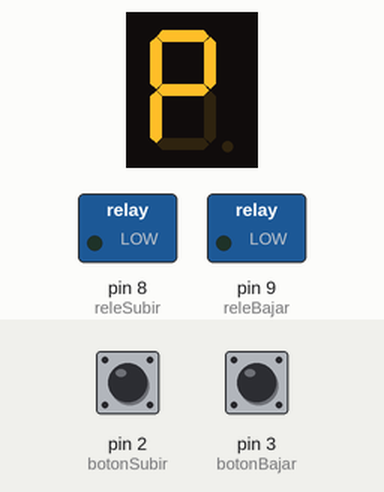
A sketch run on a simulated Arduino Uno, built with avr-gcc and run on an emulated ATmega328P. On the bench: 1-digit seven-segment display, switched loads named in the sketch (green lamp = pin HIGH). Wiring (inferred from the names in the program): 1-digit 7-segment display, segments lit when HIGH: segments pin 4, pin 5, pin 6, pin 7, pin 10, pin 11, pin 12. The test bench sets the inputs (shaded band); at power-on: pin 2 (botonSubir) HIGH, pin 3 (botonBajar) HIGH. The segment pins are drawn as the display they are named for; pins used as bus, display or sensor lines are not drawn.

Above: at 1.2 s.
1.3 s: pin 2 (botonSubir) pulled LOW for 0.15 s
At 4.35 s:
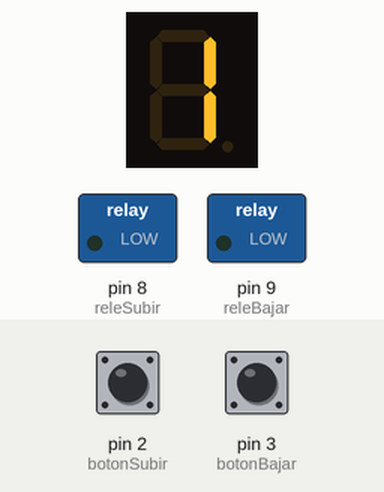
4.4 s: pin 3 (botonBajar) pulled LOW for 0.15 s
At 5.4 s:
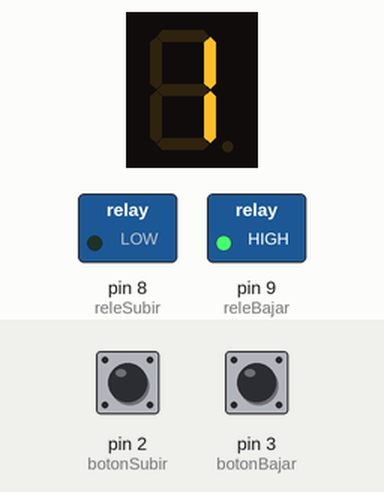
7.5 s: pin 2 (botonSubir) pulled LOW for 1 s
At 8.9 s:
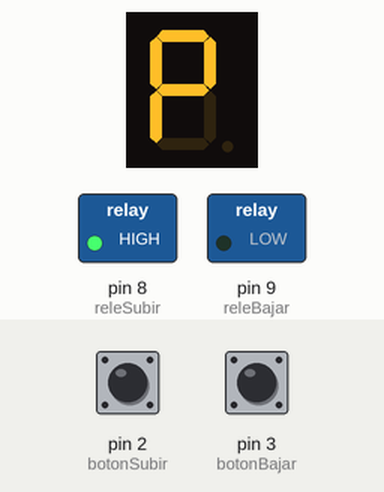
11.5 s: pin 2 (botonSubir) pulled LOW for 0.15 s
At 12.0 s:
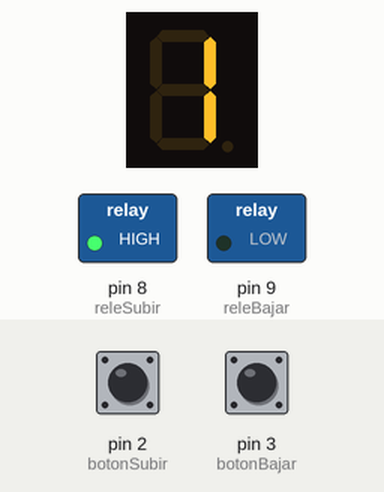
14.6 s: pin 3 (botonBajar) pulled LOW for 1 s
At 15.5 s:
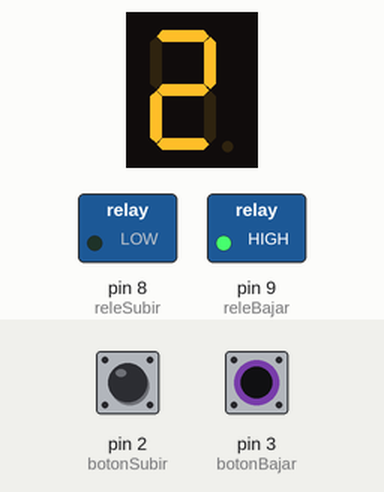
18.6 s: pin 3 (botonBajar) pulled LOW for 3.2 s
At 19.8 s:
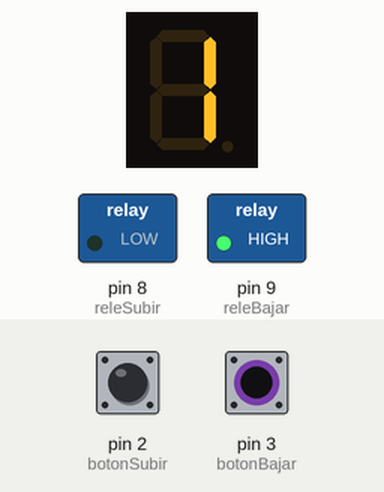
Timing chart, 0 to 23.1 s (numbered marks = the images above; inputs shaded):
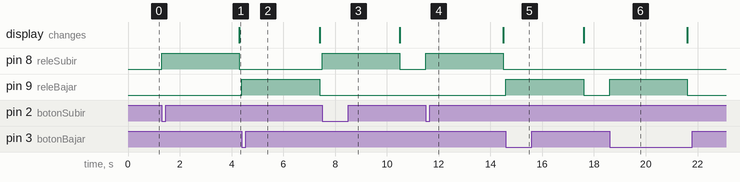

The sketch:

Elevador.ino
```cpp
// Botones
const int botonSubir = 2;
const int botonBajar = 3;

// Relevadores
const int releSubir = 8;
const int releBajar = 9;

// Display
const int segmentos[7] = {4,5,6,7,10,11,12};

// Estado
int pisoActual = 0;

// Control de botones (estado anterior)
bool estadoAnteriorSubir = HIGH;
bool estadoAnteriorBajar = HIGH;

// Tiempo de movimiento
const int tiempoMovimiento = 3000;

void setup() {
  pinMode(botonSubir, INPUT_PULLUP);
  pinMode(botonBajar, INPUT_PULLUP);

  pinMode(releSubir, OUTPUT);
  pinMode(releBajar, OUTPUT);

  for(int i=0; i<7; i++){
    pinMode(segmentos[i], OUTPUT);
  }

  mostrarPiso(pisoActual);
}

void loop() {
  bool lecturaSubir = digitalRead(botonSubir);
  bool lecturaBajar = digitalRead(botonBajar);

  // Detectar FLANCO (cuando se presiona)
  if (estadoAnteriorSubir == HIGH && lecturaSubir == LOW) {
    if (pisoActual < 2) {
      moverArriba();
      pisoActual++;
      mostrarPiso(pisoActual);
    }
  }

  if (estadoAnteriorBajar == HIGH && lecturaBajar == LOW) {
    if (pisoActual > 0) {
      moverAbajo();
      pisoActual--;
      mostrarPiso(pisoActual);
    }
  }

  // Guardar estado actual
  estadoAnteriorSubir = lecturaSubir;
  estadoAnteriorBajar = lecturaBajar;
}

// -------- FUNCIONES --------

void moverArriba() {
  digitalWrite(releSubir, HIGH);
  digitalWrite(releBajar, LOW);

  delay(tiempoMovimiento);

  detenerMotor();
}

void moverAbajo() {
  digitalWrite(releSubir, LOW);
  digitalWrite(releBajar, HIGH);

  delay(tiempoMovimiento);

  detenerMotor();
}

void detenerMotor() {
  digitalWrite(releSubir, LOW);
  digitalWrite(releBajar, LOW);
}

void mostrarPiso(int piso) {

  for(int i=0; i<7; i++){
    digitalWrite(segmentos[i], LOW);
  }

  if (piso == 0) { // P
    digitalWrite(segmentos[0], HIGH);
    digitalWrite(segmentos[1], HIGH);
    digitalWrite(segmentos[4], HIGH);
    digitalWrite(segmentos[5], HIGH);
    digitalWrite(segmentos[6], HIGH);
  }

  if (piso == 1) {
    digitalWrite(segmentos[1], HIGH);
    digitalWrite(segmentos[2], HIGH);
  }

  if (piso == 2) {
    digitalWrite(segmentos[0], HIGH);
    digitalWrite(segmentos[1], HIGH);
    digitalWrite(segmentos[6], HIGH);
    digitalWrite(segmentos[4], HIGH);
    digitalWrite(segmentos[3], HIGH);
  }
}
```

Measured:
- after the input at 1.3 s, pin 8 (releSubir): LOW → HIGH at once, → LOW 3.0 s later; the display: changes after 3.0 s (image 1)
- after the input at 4.4 s, pin 9 (releBajar): LOW → HIGH at once, → LOW 3.0 s later
- after the input at 7.5 s, pin 8 (releSubir): LOW → HIGH at once, → LOW 3.0 s later
- after the input at 11.5 s, pin 8 (releSubir): LOW → HIGH at once, → LOW 3.0 s later
- after the input at 14.6 s, pin 9 (releBajar): LOW → HIGH at once, → LOW 3.0 s later
- after the input at 18.6 s, pin 9 (releBajar): LOW → HIGH at once, → LOW 3.0 s later
